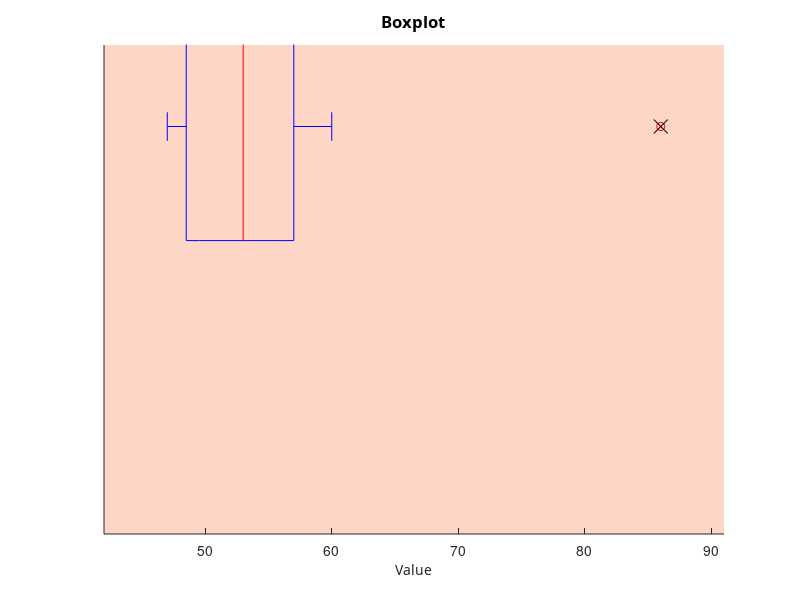

Write MATLAB code to recreate this figure. (Note: this script raises an error after producing the figure.)
%% 数据预处理
% @author tianhs6523
% @date Jan 10th, 2025
% 概述，这份代码我给注释掉了很多代码，比赛时根据需要酌情使用:)
%data = xlsread(filename);
%[t,x] = data;
%下面的x只是测试数据，比赛时请换成上面这两条
% 数据
x = [48 51 57 57 49 86 48 53 59 50 48 47 53 56 60];
t = 1:size(x);

% 计算四分位数、四分位距及上下界
Q1 = prctile(x, 25); % 下四分位数
Q3 = prctile(x, 75); % 上四分位数
IQR = Q3 - Q1; % 四分位距
lb = Q1 - 1.5 * IQR; % 下界
ub = Q3 + 1.5 * IQR; % 上界
median_val = median(x); % 中位数

% 找出异常值
temp = (x < lb) | (x > ub);
ind = find(temp);

% 绘制箱线图
figure;

% 设置背景颜色，确保覆盖整个图像
hold on;
x_range = [min(x) - 5, max(x) + 5]; % 横轴范围
y_range = [-5, 5]; % 垂直范围 (适当增加以覆盖整个图像)
patch([x_range(1), x_range(2), x_range(2), x_range(1)], [y_range(1), y_range(1), y_range(2), y_range(2)], ...
      [253/255, 118/255, 63/255], 'EdgeColor', 'none', 'FaceAlpha', 0.3); % 红色背景

% 绘制箱线图
box = boxplot(x, 'orientation', 'horizontal', 'Colors', 'k', 'Widths', 0.7);

% 获取箱体对象并自定义填充颜色
h = findobj(gca, 'Tag', 'Box');
for j = 1:length(h)
    patch(get(h(j), 'XData'), get(h(j), 'YData'), [35/255, 186/255, 197/255], 'EdgeColor', 'k', 'LineWidth', 1.5,'FaceAlpha', 0.3); % 蓝色箱子填充
end

% 加粗须线、边界线和中位数线
set(findobj(gca, 'Tag', 'Whisker'), 'LineWidth', 1.5); % 须线加粗
set(findobj(gca, 'Tag', 'Median'), 'LineWidth', 2); % 中位数线加粗
set(findobj(gca, 'Tag', 'Outliers'), 'MarkerSize', 5); % 异常值点加大

% 标记异常值
scatter(x(ind), ones(size(ind)), 100, [35/255, 186/255, 197/255], 'x', 'MarkerEdgeColor', 'k');

% 添加中轴线
% plot([median_val, median_val], [-0.5, 1.5], '--k', 'LineWidth', 1.5); % 中轴线（中位数）

% 在图中标注重要数据
% text(lb - 5, 1.2, sprintf('LB: %.2f', lb), 'FontName', 'SimHei', 'FontSize', 10, 'Color', 'k');
% text(ub + 5, 1.2, sprintf('UB: %.2f', ub), 'FontName', 'SimHei', 'FontSize', 10, 'Color', 'k');
% text(Q1 - 5, 1.1, sprintf('Q1: %.2f', Q1), 'FontName', 'SimHei', 'FontSize', 10, 'Color', 'k');
% text(Q3 + 5, 1.1, sprintf('Q3: %.2f', Q3), 'FontName', 'SimHei', 'FontSize', 10, 'Color', 'k');
% text(median_val, -0.1, sprintf('Median: %.2f', median_val), 'FontName', 'SimHei', 'FontSize', 10, 'Color', 'k', 'HorizontalAlignment', 'center');
% plot(x_range-10, [0, 0], '--k', 'LineWidth', 1.5); % 横向中轴线
% 调整图形设置
title('Boxplot', 'FontName', 'SimHei', 'FontSize', 12);
xlabel('Value', 'FontName', 'SimHei', 'FontSize', 10);

% 调整横轴范围
xlim(x_range);
ylim([-1.5, 1.5]); % 确保背景完全覆盖
set(gca, 'YTick', [], 'Box', 'off', 'Layer', 'top');
hold off;
%% 剔除异常值
% 思路：本插值没有使用拉格朗日插值，而是使用拟合，然后在拟合后的函数上取点。
% 后面的插值所使用的函数纯属随便写的，真正比赛的时候要换，并且比较R值，并且还要注意，
% 不要使方程进入病态，产生龙格现象。如果出现这种（龙格）情况，可以写上为什么不选这个函数，
% 然后水一水字数（doge）。要比较不同拟合函数的差异，用subplot，我在这里只写了个2x1的，到
% 时候根据实际需求改，预计可能会上传一个单独的拟合的示例代码。
x(ind) = (x(ind-1)+x(ind+1))./2;
[xData, yData] = prepareCurveData( [], x );
ft1 = fittype( 'poly7' );
ft2 = fittype('exp2');
[fitresult1, gof] = fit( xData, yData, ft1 );
[fitresult2, gof] = fit( xData, yData, ft2 );
% 绘制数据拟合图。
figure( 'Name', 'interpolation' );

h = subplot(2,1,1); plot( fitresult1, xData, yData );
subplot(2,1,2); plot(fitresult2,xData,yData)
legend( h, 'x', 'interpolation', 'Location', 'NorthEast', 'Interpreter', 'none' );
% 为坐标区加标签
ylabel( 'x', 'Interpreter', 'none' );
grid on
x(ind) = fitresult1(ind);
%% 标准化
x = zscore(x);
% 这个标准化是我随便写的，我把所有标准化的指令及各自的特点都放在这里了
% 1.Z-score标准化（标准化到均值为0，方差为1）
% z = zscore(x)
% 2.Min-Max标准化（归一化到指定范围，通常是 [0, 1]）
% Min-Max标准化将数据按比例缩放到一个预定的区间，
% 通常是 [0, 1]。这种方法常用于神经网络等需要数据在特定范围内的场景。
% x_norm = mat2gray(x);
% 3.MaxAbs标准化（按最大绝对值进行缩放）
% MaxAbs标准化方法将数据按每个特征的最大绝对值缩放，确保数据的范围在 [-1, 1] 之间。这种方法对稀疏矩阵特别有用。
% x = [48, 51, 57, 57, 49, 86, 48, 53, 59, 50, 48, 47, 53, 56, 60];
% x_maxabs = max(abs(x));
% x_maxabs_norm = x / x_maxabs;  % MaxAbs标准化
% 4.Log标准化（对数标准化）
% 对数标准化将数据进行对数转换，常用于处理偏态分布或需要降低数据的尺度的情况。对数标准化的结果通常会减少数据的差异。
% x = [48, 51, 57, 57, 49, 86, 48, 53, 59, 50, 48, 47, 53, 56, 60];
% x_log = log(x);  % 对数标准化（通常适用于正数数据）
% 5.Robust标准化（去除异常值的标准化）***这个比赛可以简单用一下其实***
% Robust标准化是一种使用数据的中位数和四分位数来标准化数据的方法。这种方法对异常值不敏感，常用于具有异常值的数据集。
% x_robust = robustscale(x); 